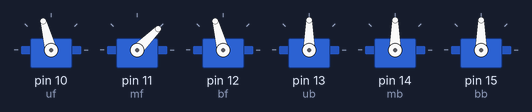
The sketch below on a simulated Arduino Uno, built with avr-gcc and run on an emulated ATmega328P. On the bench: 6 × servo.

Above: at 1.05 s.
At 1.75 s:
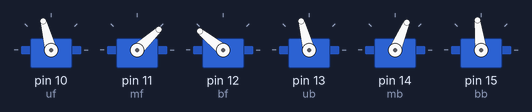
At 2.5 s:
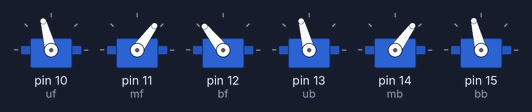
At 2.8 s:
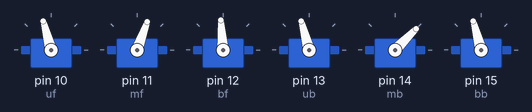
At 3.25 s:
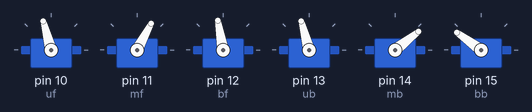
At 4.0 s:
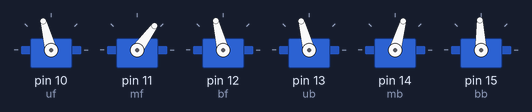
Timing chart, 0 to 4.5 s (numbered marks = the images above):
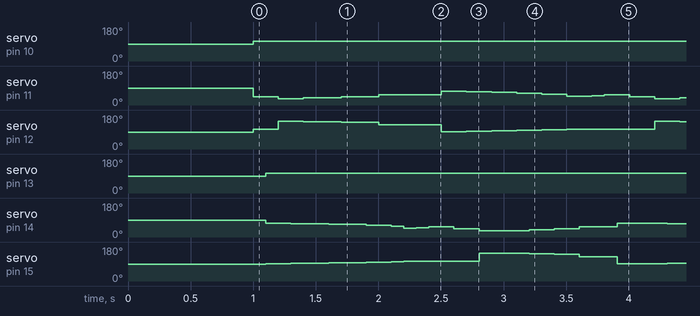

The sketch:

combined_new_both_same_leg.ino
```cpp
//t2 is -ve t1or going out multi t2 ot1 python by -1
// change link lengths in the code

// front ---------goes with path smoothened and old code
// back ----------- goes with push motion

#include <Servo.h>

// for front servos
Servo uf;
Servo mf;
Servo bf;
static int t1=100;
int spoint_u = 105;
int spoint_m = 85;
int spoint_b = 40;

// back servos
Servo ub;
Servo mb;
Servo bb;
int a=105;
int d=85;
int c=40;


void setup() {
  // put your setup code here, to run once:
// front servo
uf.attach(10);
mf.attach(11);
bf.attach(12);
//back servo
ub.attach(13);
mb.attach(14);
bb.attach(15);

_delay_ms(1000);
}
void loop()
{
//1
uf.write(spoint_u+(0));
mf.write(spoint_m+(-40));
bf.write(spoint_b+(65));
_delay_ms(100);
ub.write(spoint_u+(0));
mb.write(spoint_m+(-11));
bb.write(spoint_b+(52));    //   aaaaaaaaaaaaaaaaaaaa
_delay_ms(100);

//2
uf.write(spoint_u+(0));
mf.write(spoint_m+(-53));
bf.write(spoint_b+(106));
_delay_ms(100);

ub.write(spoint_u+(0));
mb.write(spoint_m+(-15));
bb.write(spoint_b+(54));// aaaaaaaaaaaaaaaaaaaaaaaa
_delay_ms(100);

uf.write(spoint_u+(0));
mf.write(spoint_m+(-47));
bf.write(spoint_b+(104));
_delay_ms(t1);
_delay_ms(100);

ub.write(spoint_u+(0));
mb.write(spoint_m+(-18));
bb.write(spoint_b+(57));//aaaaaaaaaaaaaaaa
_delay_ms(100);

uf.write(spoint_u+(0));
mf.write(spoint_m+(-42));
bf.write(spoint_b+(101));
_delay_ms(t1);
_delay_ms(100);

ub.write(spoint_u+(0));
mb.write(spoint_m+(-23));
bb.write(spoint_b+(60));//aaaaaaaaaaaaaaaaaaaaaa
_delay_ms(100);
uf.write(spoint_u+(0));
mf.write(spoint_m+(-31));
bf.write(spoint_b+(88));
_delay_ms(100);
ub.write(spoint_u+(0));
mb.write(spoint_m+(-27));
bb.write(spoint_b+(62));//aaaaaaaaaaaaaa
_delay_ms(100);

ub.write(spoint_u+(0));
mb.write(spoint_m+(-38));
bb.write(spoint_b+(65));//aaaaaaaaaaaaa
_delay_ms(100);

// push motion


//9 points for increaing smoothness of  returning path
ub.write(spoint_u+(0));
mb.write(spoint_m+(-35));
bb.write(spoint_b+(65));//aaaaaaaaaaaaaa
_delay_ms(100);

// push motion


//10 points for increaing smoothness of  returning path
ub.write(spoint_u+(0));
mb.write(spoint_m+(-31));
bb.write(spoint_b+(64));//aaaaaaaaaaaaaaaaaaa
_delay_ms(100);
//3
uf.write(spoint_u+(0));
mf.write(spoint_m+(-11));
bf.write(spoint_b+(52));
_delay_ms(100);

ub.write(spoint_u+(0));
mb.write(spoint_m+(-40));
bb.write(spoint_b+(65));//aaaaaaaaaaaaaaaaaa
_delay_ms(100);


//4 points for increaing smoothness of  returning path
uf.write(spoint_u+(0));
mf.write(spoint_m+(-15));
bf.write(spoint_b+(54));
_delay_ms(100);
//push motion
ub.write(spoint_u+(0));
mb.write(spoint_m+(-53));
bb.write(spoint_b+(106));//aaaaaaaaaaaaaaaa
_delay_ms(100);

//5 points for increaing smoothness of  returning path
uf.write(spoint_u+(0));
mf.write(spoint_m+(-18));
bf.write(spoint_b+(57));
_delay_ms(100);

// push motion
ub.write(spoint_u+(0));
mb.write(spoint_m+(-53));
bb.write(spoint_b+(106));//aaaaaaaaaaaaa
_delay_ms(100);

//6 points for increaing smoothness of  returning path
uf.write(spoint_u+(0));
mf.write(spoint_m+(-23));
bf.write(spoint_b+(60));
_delay_ms(100);
// push motion
//6
ub.write(spoint_u+(0));
mb.write(spoint_m+(-47));
bb.write(spoint_b+(104));
_delay_ms(100);
//aaaaaaaaaaaaaaa


//7   half returning path complete
uf.write(spoint_u+(0));
mf.write(spoint_m+(-27));
bf.write(spoint_b+(62));
_delay_ms(100);

ub.write(spoint_u+(0));
mb.write(spoint_m+(-42));
bb.write(spoint_b+(101));
_delay_ms(100);//aaaaaaaaaaaa

// push half complete                               can even decrease the value of servo 2 for an efficient push motion
//7
// half mid of returning back


//8 points for increaing smoothness of  returning path
uf.write(spoint_u+(0));
mf.write(spoint_m+(-38));
bf.write(spoint_b+(65));
_delay_ms(100);

// push motion
ub.write(spoint_u+(0));
mb.write(spoint_m+(-31));
bb.write(spoint_b+(88));
_delay_ms(100);//aaaaaaaaaaaa

//9 points for increaing smoothness of  returning path
uf.write(spoint_u+(0));
mf.write(spoint_m+(-35));
bf.write(spoint_b+(65));
_delay_ms(100);

// push motion


//10 points for increaing smoothness of  returning path
uf.write(spoint_u+(0));
mf.write(spoint_m+(-31));
bf.write(spoint_b+(64));
_delay_ms(100);

ub.write(spoint_u+(0));
mb.write(spoint_m+(-11));
bb.write(spoint_b+(52));//aaaaaaaaaaa
_delay_ms(100);
// push mtotion

}
/*
  //1 home positiom

ub.write(a+(0));
mb.write(d+(40));
bb.write(c+(-65));
_delay_ms(t1);
//2 at the top

ub.write(a+(0));
mb.write(d+(84));
bb.write(c-(108));
_delay_ms(t1);


//3 at the front extreme

ub.write(a+(0));
mb.write(d+(55));
bb.write(c-(70));
_delay_ms(t1);
//4
ub.write(a+(0));
mb.write(d+(53));
bb.write(c-(56));
_delay_ms(t1);
//5
ub.write(a+(0));
mb.write(d+(52));
bb.write(c-(51));
_delay_ms(t1);
ub.write(a+(0));
mb.write(d+(50));
bb.write(c-(57));
_delay_ms(t1);
ub.write(a+(0));
mb.write(d+(50));
bb.write(c-(63));
_delay_ms(t1);
*/
```

Measured:
- by itself, servo on pin 10 (uf): 90° → 105° at 1.0 s
- by itself, servo on pin 13 (ub): 90° → 105° at 1.1 s
- by itself, servo on pin 12 (bf): repeats every 3.0 s: 146° 0.20 s, 144° 0.30 s, 141° 0.30 s, 128° 0.50 s, 92° 0.20 s, 94° 0.20 s, 97° 0.20 s, 100° 0.20 s, 102° 0.20 s, 105° 0.30 s, 104° 0.20 s, 105° 0.20 s
- by itself, servo on pin 15 (bb): repeats every 3.0 s: 94° 0.30 s, 97° 0.30 s, 100° 0.20 s, 102° 0.10 s, 105° 0.20 s, 104° 0.20 s, 105° 0.20 s, 146° 0.40 s, 144° 0.20 s, 141° 0.20 s, 128° 0.30 s, 92° 0.40 s
